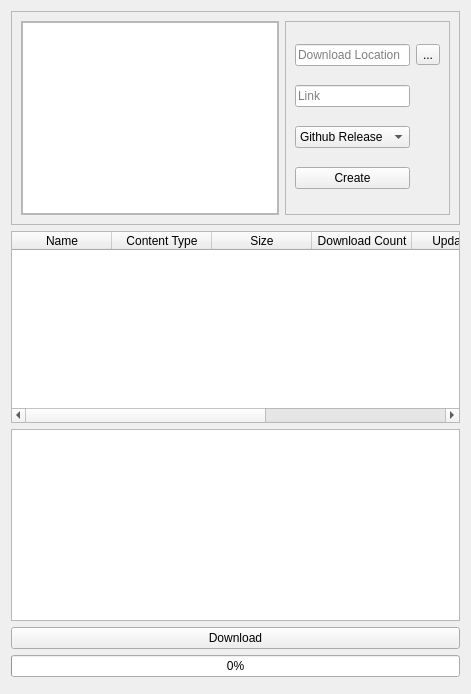
  <widget class="QWidget" name="centralwidget">
   <property name="styleSheet">
    <string notr="true"/>
   </property>
   <layout class="QVBoxLayout" name="verticalLayout">
    <item>
     <widget class="QFrame" name="frame">
      <property name="frameShape">
       <enum>QFrame::StyledPanel</enum>
      </property>
      <property name="frameShadow">
       <enum>QFrame::Raised</enum>
      </property>
      <layout class="QHBoxLayout" name="horizontalLayout_2">
       <item>
        <widget class="QFrame" name="frame_4">
         <property name="frameShape">
          <enum>QFrame::StyledPanel</enum>
         </property>
         <property name="frameShadow">
          <enum>QFrame::Raised</enum>
         </property>
         <layout class="QGridLayout" name="gridLayout">
          <property name="leftMargin">
           <number>0</number>
          </property>
          <property name="topMargin">
           <number>0</number>
          </property>
          <property name="rightMargin">
           <number>0</number>
          </property>
          <property name="bottomMargin">
           <number>0</number>
          </property>
          <property name="horizontalSpacing">
           <number>0</number>
          </property>
          <item row="0" column="0">
           <widget class="QListWidget" name="listWidget">
            <property name="sizePolicy">
             <sizepolicy hsizetype="Preferred" vsizetype="MinimumExpanding">
              <horstretch>0</horstretch>
              <verstretch>0</verstretch>
             </sizepolicy>
            </property>
           </widget>
          </item>
         </layout>
        </widget>
       </item>
       <item>
        <widget class="QFrame" name="frame_3">
         <property name="frameShape">
          <enum>QFrame::StyledPanel</enum>
         </property>
         <property name="frameShadow">
          <enum>QFrame::Raised</enum>
         </property>
         <layout class="QGridLayout" name="gridLayout_2">
          <item row="1" column="0">
           <widget class="QLineEdit" name="lineEdit_3">
            <property name="sizePolicy">
             <sizepolicy hsizetype="Preferred" vsizetype="Fixed">
              <horstretch>0</horstretch>
              <verstretch>0</verstretch>
             </sizepolicy>
            </property>
            <property name="text">
             <string/>
            </property>
            <property name="placeholderText">
             <string>Link</string>
            </property>
           </widget>
          </item>
          <item row="2" column="0">
           <widget class="QComboBox" name="comboBox">
            <property name="sizePolicy">
             <sizepolicy hsizetype="Preferred" vsizetype="Fixed">
              <horstretch>0</horstretch>
              <verstretch>0</verstretch>
             </sizepolicy>
            </property>
            <item>
             <property name="text">
              <string>Github Release</string>
             </property>
            </item>
            <item>
             <property name="text">
              <string>Web Archive</string>
             </property>
            </item>
           </widget>
          </item>
          <item row="4" column="0">
           <widget class="QPushButton" name="pushButton">
            <property name="text">
             <string>Create</string>
            </property>
           </widget>
          </item>
          <item row="0" column="2">
           <widget class="QToolButton" name="toolButton_2">
            <property name="text">
             <string>...</string>
            </property>
           </widget>
          </item>
          <item row="0" column="0">
           <widget class="QLineEdit" name="lineEdit_2">
            <property name="sizePolicy">
             <sizepolicy hsizetype="Preferred" vsizetype="Fixed">
              <horstretch>0</horstretch>
              <verstretch>0</verstretch>
             </sizepolicy>
            </property>
            <property name="styleSheet">
             <string notr="true"/>
            </property>
            <property name="placeholderText">
             <string>Download Location</string>
            </property>
           </widget>
          </item>
         </layout>
        </widget>
       </item>
      </layout>
     </widget>
    </item>
    <item>
     <widget class="QTableWidget" name="tableWidget">
      <property name="editTriggers">
       <set>QAbstractItemView::NoEditTriggers</set>
      </property>
      <property name="showDropIndicator" stdset="0">
       <bool>true</bool>
      </property>
      <property name="alternatingRowColors">
       <bool>false</bool>
      </property>
      <property name="selectionBehavior">
       <enum>QAbstractItemView::SelectRows</enum>
      </property>
      <property name="sortingEnabled">
       <bool>true</bool>
      </property>
      <property name="cornerButtonEnabled">
       <bool>false</bool>
      </property>
      <attribute name="horizontalHeaderCascadingSectionResizes">
       <bool>false</bool>
      </attribute>
      <column>
       <property name="text">
        <string>Name</string>
       </property>
      </column>
      <column>
       <property name="text">
        <string>Content Type</string>
       </property>
      </column>
      <column>
       <property name="text">
        <string>Size</string>
       </property>
      </column>
      <column>
       <property name="text">
        <string>Download Count</string>
       </property>
      </column>
      <column>
       <property name="text">
        <string>Updated At</string>
       </property>
      </column>
      <column>
       <property name="text">
        <string>Created At</string>
       </property>
      </column>
      <column>
       <property name="text">
        <string>Download URL</string>
       </property>
      </column>
     </widget>
    </item>
    <item>
     <widget class="QTextEdit" name="textEdit">
      <property name="readOnly">
       <bool>true</bool>
      </property>
     </widget>
    </item>
    <item>
     <widget class="QPushButton" name="pushButton_2">
      <property name="text">
       <string>Download</string>
      </property>
     </widget>
    </item>
    <item>
     <widget class="QProgressBar" name="progressBar">
      <property name="value">
       <number>0</number>
      </property>
     </widget>
    </item>
    <item>
     <widget class="QFrame" name="frame_2">
      <property name="frameShape">
       <enum>QFrame::StyledPanel</enum>
      </property>
      <property name="frameShadow">
       <enum>QFrame::Raised</enum>
      </property>
     </widget>
    </item>
   </layout>
  </widget>
